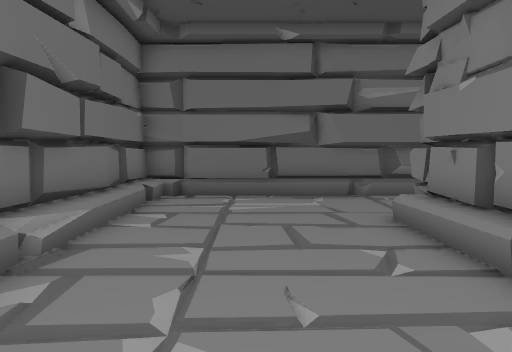
view 1 (above)

14 first-person views from a walk through a Unity game level. The camera is 1.4 m above the floor, tilts 4° down and sees 70° across. The floor is counted in squares, 1 m on a side. Each view is taken from the middle of a square. On the plan, view 1 faces up. The plan holds only what a view shows up to about 16 squares ahead; the rest is blank. The place goes on beyond the plan. The player is left out.

view 2
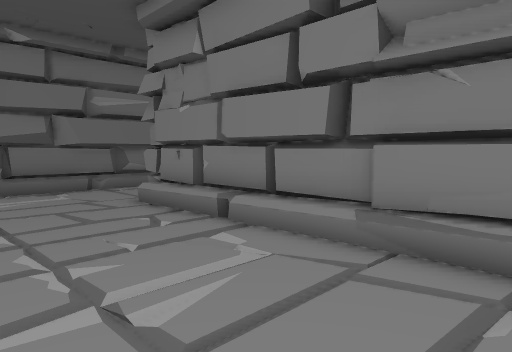

view 3
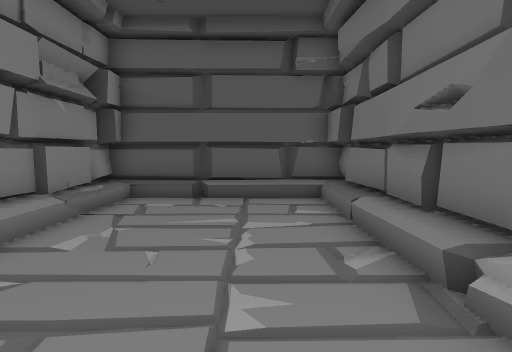

view 4
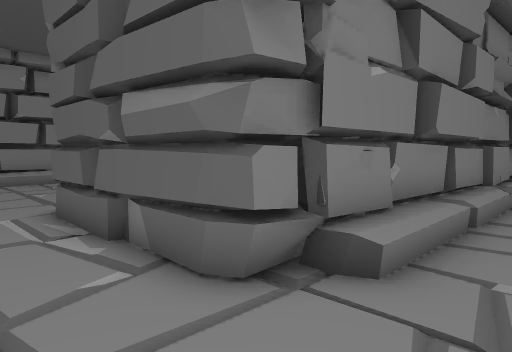

view 5
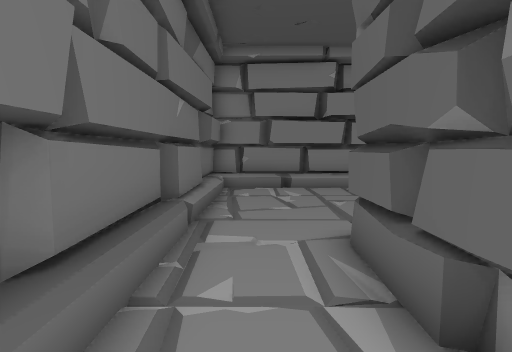

view 6
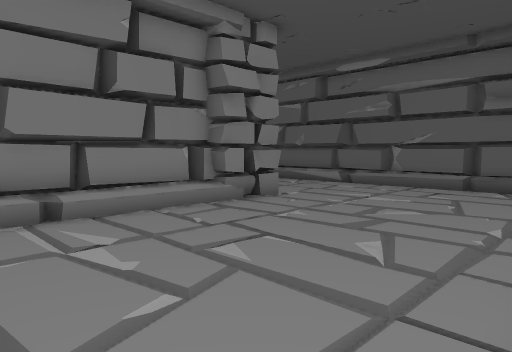

view 7
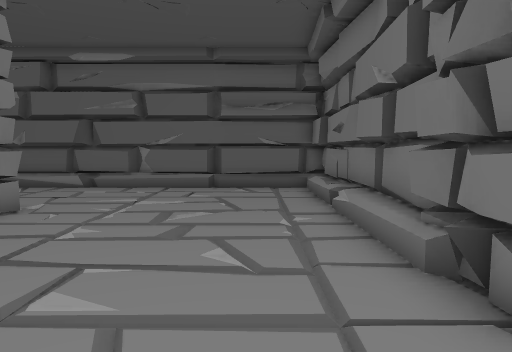

view 8
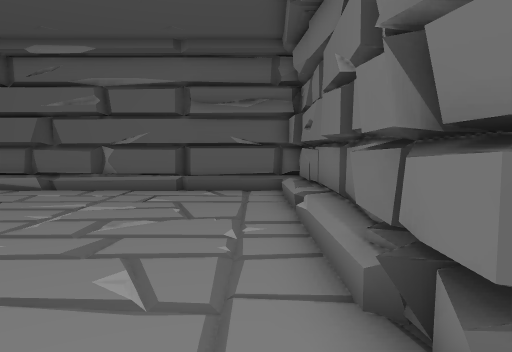

view 9
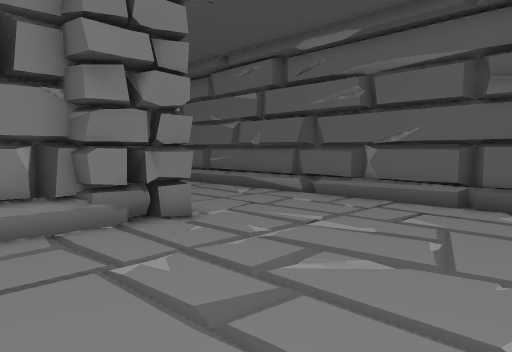

view 10
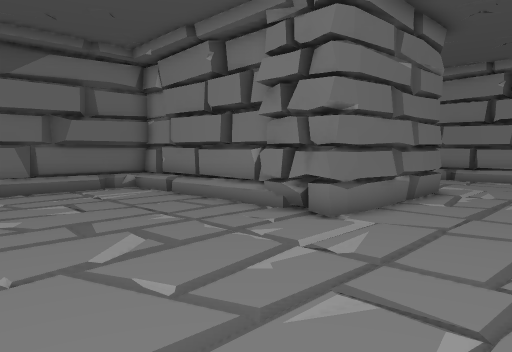

view 11
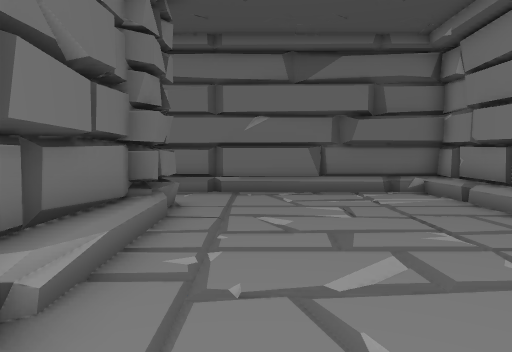

view 12
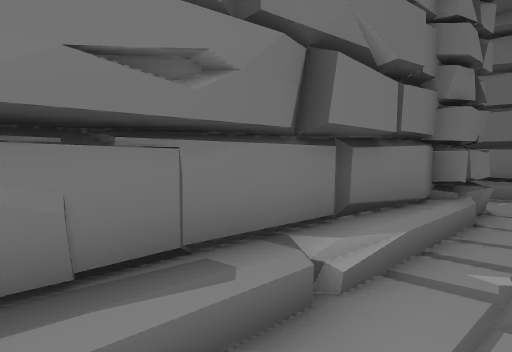

view 13
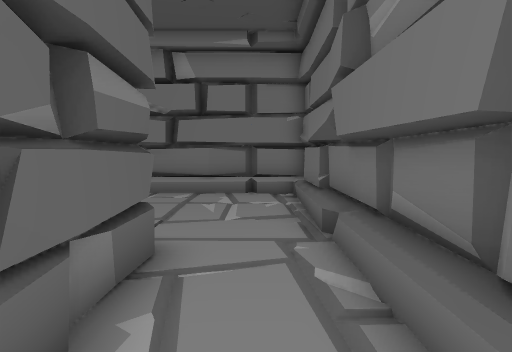

view 14
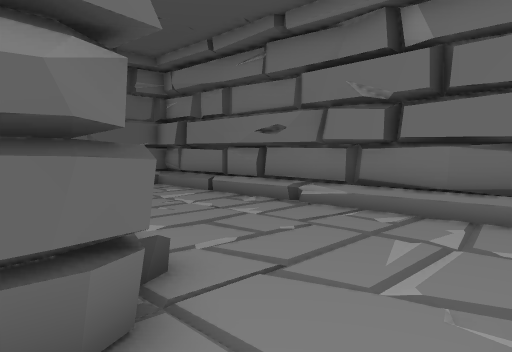

### Floor plan
Key: @ floor where view 1 was taken; # wall or solid block; . main floor; : floor 0.5 m higher than the main floor; / step, stairs or slope; O other object.
Columns run from 4 left of view 1 to 23 right of it. Each row starts with its distance up from view 1.
 12 #######################
 11 #//////##/////////////##
 10 #/....................##
  9 #/......OOOOOO........##
  8 #/......OOOOOOO.......##
  7 ##.....:O    #O.......##
  6 ##.....:O    #O.......##
  5  #...../#    #O.......#O
  4  #.....##    ##.......O
  3 ##.....##    ##.......O
  2 ##.....##    ##.......OOOOOO
  1 #/.....O#    ##.............
  0 #/..@..##    ##.............
 -1 #/.....##    ##............
 -2 ##.....##    ##.............
 -3 #########    ###############

Positions as (right, up) in squares from view 1, and headings:
1: (0, 0), facing up
2: (-2, -2), facing up-right
3: (-1, 8), facing down
4: (1, 11), facing down-right
5: (4, 10), facing right
6: (10, 11), facing down-right
7: (12, 11), facing down
8: (11, 10), facing down
9: (11, 7), facing down-right
10: (11, -2), facing up-right
11: (12, -1), facing up
12: (12, -1), facing up-left
13: (9, 10), facing left
14: (5, 11), facing down-left
